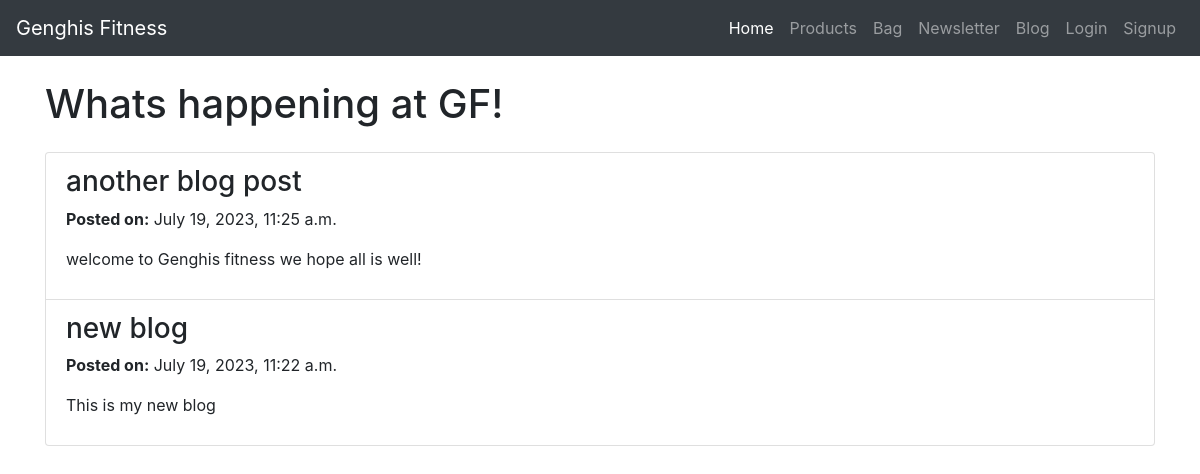
Screenshot of /blog/ with the database file from the repository.
### blog/models.py (models this page shows, shortened)
class Blog(models.Model):
    title = models.CharField(max_length=255)
    content = models.TextField()
    created_at = models.DateTimeField(auto_now_add=True)
    author = models.ForeignKey(User, on_delete=models.CASCADE)

### blog/views.py (the view)
# urls.py: path('', BlogListView.as_view(), name='blog_list'),
class BlogListView(ListView):
    model = Blog
    template_name = 'blog/blog_list.html'
    context_object_name = 'blogs'

### context/bag_processor.py (called while the page is built, shortened)
def bag_contents(request):
    bag_items = []
    total = 0
    product_count = 0
    bag = request.session.get('bag', {})
    context = {
        'bag_items': bag_items,
        'total': total,
        'product_count': product_count,
        'grand_total': total,
    }
    return context

### blog/templates/blog/blog_list.html
{% extends "base.html" %}
{% block content %}
    <div class="container">
        <h1 class="mt-4"> Whats happening at GF! </h1>
        <ul class="list-group mt-4">
            {% for blog in blogs reversed %}
            <li class="list-group-item">
                <h3>{{ blog.title }}</h3>
                <p><strong>Posted on:</strong> {{ blog.created_at }}</p>
                <p>{{ blog.content }}</p>
            </li>
            {% endfor %}
        </ul>
    </div>
{% endblock %}

### static/css/base.css (style rules this page uses)
body, html { height: 100%; margin: 0; padding: 0; }

### rows the page displays
Blog: title "another blog post", created_at "July 19, 2023, 11:25 a.m.", content "welcome to Genghis fitness we hope all is well!"
Blog: title "new blog", created_at "July 19, 2023, 11:22 a.m.", content "This is my new blog"
